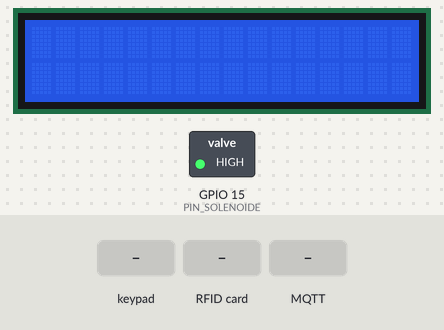
Bench run of a sketch on a simulated ESP32. Shown: 16×2 character LCD, switched loads named in the sketch (green lamp = pin HIGH). The inputs (shaded band) are chosen by the test bench. WiFi joins after 1.5 s; servers stay silent unless stated; no MQTT or app messages arrive unless stated; what the sketch prints to the serial monitor is not drawn.

Above: at 3.3 s.
3.4 s: keypad keys 2 3 6 8 8 C 1 4 pressed 0.4 s apart
At 7.0 s:
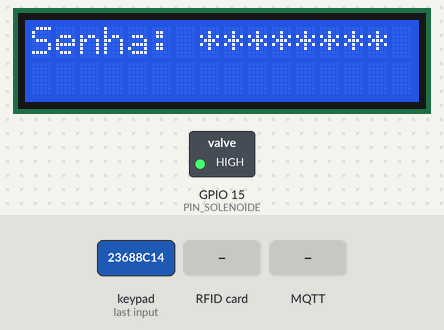
8.1 s: RFID card 23 68 8C 14 held to the reader
At 9.2 s:
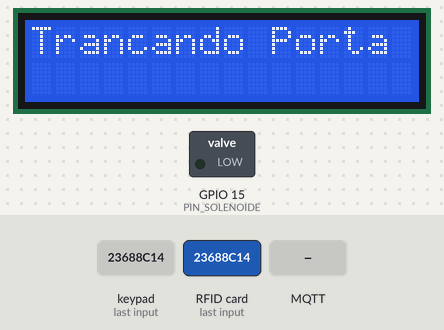
11.1 s: key 'A' pressed
12.6 s: MQTT message "UNLOCK" arrives on the first subscribed topic
At 13.8 s:
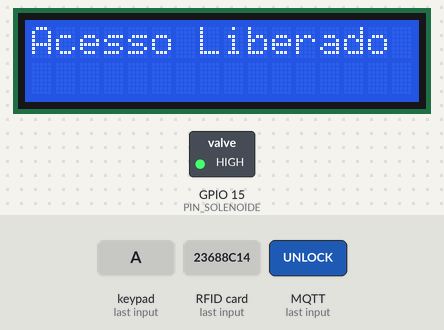
15.6 s: keypad keys 1 2 3 4 # pressed 0.4 s apart
At 18.0 s:
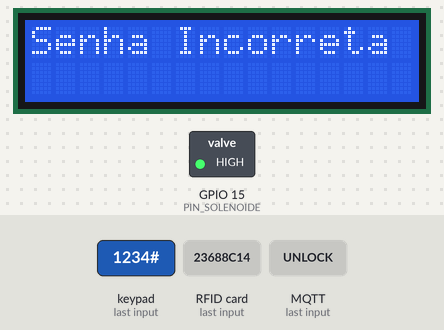
20.6 s: RFID card 50 52 83 FB held to the reader
At 21.2 s:
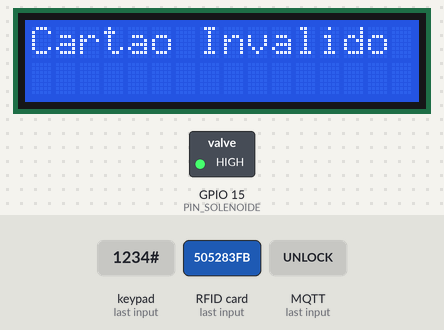
Timing chart, 0 to 23.6 s (numbered marks = the images above; inputs shaded):
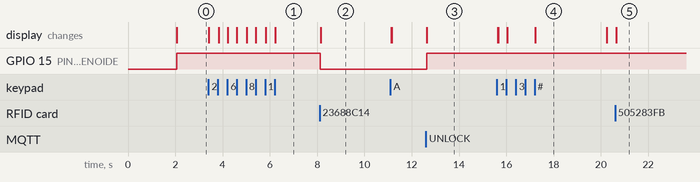

The sketch:

fechadura_v0.ino
```cpp
// ===== INCLUDES E DEFINES =====
#include <WiFi.h>
#include <PubSubClient.h>
#include <Keypad.h>
#include <SPI.h>
#include <MFRC522.h>
#include <Wire.h>
#include <LiquidCrystal_I2C.h>

#define SS_PIN  5    // Slave Select do RFID (pode ser outro pino livre)
#define RST_PIN 4    // Reset do RFID
#define PIN_SOLENOIDE 15 // Pino da fechadaura

// ===== VARIÁVEIS GLOBAIS =====
bool portaTrancada = true;

unsigned long tempoMensagem = 0;
bool mostrandoMensagem = false;

// ===== SEGURANÇA =====
const String correctPassword = "1234";
String passwordTyped = "";
String authorizedUIDs[] = {"23688C14", "11223344"};

// ===== WIFI E MQTT =====
int tentativasConexao = 0;
bool modoOffline = false; // Novo: indica se o sistema está operando offline
char* SSID = "...";
char* PASS = "505283fb";
const char* MQTT_BROKER = "192.168.255.66";
const int MQTT_PORT = 1883;
const char* MQTT_USER = "admin";
const char* MQTT_PASS = "lMsshXb22";
const char* MQTT_CLIENT_ID = "esp32_fechadura";
const char* COMMAND_TOPIC = "home/status";
const char* STATE_TOPIC = "home/status/state";

// ===== OBJETOS =====
WiFiClient wifiClient;
PubSubClient mqttClient(wifiClient);
MFRC522 mfrc522(SS_PIN, RST_PIN);
LiquidCrystal_I2C lcd(0x27, 16, 2); // Endereço pode variar: 0x27 ou 0x3F

// ===== CONFIGURAÇÃO DO TECLADO =====
const byte ROWS = 4;
const byte COLS = 4;

char keys[ROWS][COLS] = {
  {'1','2','3','A'},
  {'4','5','6','B'},
  {'7','8','9','C'},
  {'*','0','#','D'}
};

byte rowPins[ROWS] = {32, 33, 25, 14}; // ROWs
byte colPins[COLS] = {27, 26, 13, 12}; // COLs

Keypad keypad = Keypad(makeKeymap(keys), rowPins, colPins, ROWS, COLS);

// ===== FUNÇÕES AUXILIARES =====
void initWifi() {
  Serial.print("Conectando-se ao WiFi");
  WiFi.begin(SSID, PASS);
  int tentativas = 0;
  while (WiFi.status() != WL_CONNECTED && tentativas < 10) {
    delay(1000);
    Serial.print(".");
    tentativas++;
  }

  if (WiFi.status() == WL_CONNECTED) {
    Serial.println("\nWiFi conectado com sucesso!");
    Serial.println(WiFi.localIP());
  } else {
    Serial.println("\nFalha ao conectar no WiFi. Entrando em modo offline.");
    modoOffline = true;
  }
}

void initMqtt() {
  if (!modoOffline) {
    mqttClient.setServer(MQTT_BROKER, MQTT_PORT);
    mqttClient.setCallback(callback);
  }
}

void reconnectMqtt() {
  if (modoOffline) return;

  while (!mqttClient.connected() && tentativasConexao < 10) {
    Serial.print("Tentando conectar ao MQTT...");
    if (mqttClient.connect(MQTT_CLIENT_ID, MQTT_USER, MQTT_PASS)) {
      Serial.println("Conectado ao broker!");
      mqttClient.subscribe(COMMAND_TOPIC);
      tentativasConexao = 0; // Reset em caso de sucesso
    } else {
      tentativasConexao++;
      Serial.print("Falha, tentativas: ");
      Serial.println(tentativasConexao);
      delay(5000);
    }
  }

  if (tentativasConexao >= 10) {
    Serial.println("Falha nas tentativas de conexão MQTT. Entrando em modo offline.");
    modoOffline = true;
  }
}

// ===== COMUNICAÇÃO COM MQTT =====
void publishEstado() {
  if (modoOffline) return; // Evita tentativa de publicar sem conexão
  if (portaTrancada) {
    mqttClient.publish(STATE_TOPIC, "LOCK");
  } else {
    mqttClient.publish(STATE_TOPIC, "UNLOCK");
  }
}

void callback(char* topic, byte* payload, unsigned int length) {
  String msg;
  for (int i = 0; i < length; i++) {
    msg += (char)payload[i];
  }

  Serial.print("Comando recebido via MQTT: ");
  Serial.println(msg);

  if (msg == "LOCK") {
    openSolenoide();
    mostrarMensagemTemporaria("Trancando Porta");
  } else if (msg == "UNLOCK") {
    closeSolenoide();
    mostrarMensagemTemporaria("Acesso Liberado");
  }
}

// ===== SOLENOIDE =====
void initPinSolenoide() {
  pinMode(PIN_SOLENOIDE, OUTPUT);
}

void openSolenoide() {
  digitalWrite(PIN_SOLENOIDE, LOW);
  portaTrancada = true;
  Serial.println("Porta trancada.");
  publishEstado();
}

void closeSolenoide() {
  digitalWrite(PIN_SOLENOIDE, HIGH);
  portaTrancada = false;
  Serial.println("Porta destrancada.");
  publishEstado();
}

// // ===== PROCESSAMENTO DE ABERTURA E FECHAMENTO DA FECHADURA =====
void keypadProcess() {
  char key = keypad.getKey();

  if (key) {
    Serial.print("Tecla pressionada: ");
    Serial.println(key);

    if (passwordTyped.length() == 0) {
      lcd.clear();
      lcd.setCursor(0, 0);
      lcd.print("Senha:");
    }

    // if (key == 'B') {
    //   if (!portaTrancada) {
    //     Serial.println("Modo de trancamento ativado. Digite a senha e confirme com '#'...");
    //     passwordTyped = "";
    //     lcd.clear();
    //   } else {
    //     Serial.println("A porta já está trancada.");
    //   }
    //   return;
    // }

    if (key == '*') {
      passwordTyped = "";
      lcd.clear();
      Serial.println("Senha apagada.");
      return;
    }

    if (key == '#') {
      if (passwordTyped == correctPassword) {
        if (portaTrancada) {
          Serial.println("Senha correta. Destrancando porta...");
          closeSolenoide();
          mostrarMensagemTemporaria("Acesso Liberado");
        } else {
          Serial.println("Senha correta. Trancando porta...");
          openSolenoide();
          mostrarMensagemTemporaria("Trancando Porta");
        }
      } else {
        Serial.println("Senha incorreta.");
        mostrarMensagemTemporaria("Senha Incorreta");
      }
      passwordTyped = "";
      return;
    }

    passwordTyped += key;

    lcd.setCursor(7, 0); // Após "Senha:"
    for (unsigned int i = 0; i < passwordTyped.length(); i++) {
      lcd.print("*");
    }
  }
}

void processRFID() {
  if (!mfrc522.PICC_IsNewCardPresent()) return;
  if (!mfrc522.PICC_ReadCardSerial()) return;

  String readUID = "";
  for (byte i = 0; i < mfrc522.uid.size; i++) {
    readUID += String(mfrc522.uid.uidByte[i], HEX);
  }
  readUID.toUpperCase();
  Serial.print("Cartão lido: ");
  Serial.println(readUID);

  bool autorizado = false;

  for (String uid : authorizedUIDs) {
    if (uid == readUID) {
      autorizado = true;
      break;
    }
  }

  if (autorizado) {
    Serial.println("Cartão autorizado!");
    if (portaTrancada) {
      closeSolenoide();
      mostrarMensagemTemporaria("Acesso Liberado");
    }
    else{
      openSolenoide();
      mostrarMensagemTemporaria("Trancando Porta");
    }
  } else {
    Serial.println("Cartão não autorizado!");
    mostrarMensagemTemporaria("Cartao Invalido");
  }

  mfrc522.PICC_HaltA();
  mfrc522.PCD_StopCrypto1();
}

// ===== VISUALIZAÇÃO NO DISPLAY =====
void mostrarMensagemTemporaria(const String& mensagem) {
  lcd.clear();
  lcd.setCursor(0, 0);
  lcd.print(mensagem);
  tempoMensagem = millis();
  mostrandoMensagem = true;
}

// ===== SETUP E LOOP =====
void setup() {
  //
  Serial.begin(115200);

  // INTERNET E MQTT
  initWifi();
  initMqtt();

  // RFID
  SPI.begin(); // Necessário para o RFID
  mfrc522.PCD_Init();
  Serial.println("Leitor RFID iniciado.");

// RFID SS (SDA)	5
// RFID RST	      4
// RFID MOSI	    23
// RFID MISO	    19
// RFID SCK	      18

  // SOLENOIDE
  initPinSolenoide();
  closeSolenoide();
  publishEstado();

  // DISPLAY
  Wire.begin(21, 22); // SDA e SCL do ESP32
  lcd.begin();      //  Para Robojax
  lcd.backlight();
  lcd.clear();
}


void loop() {

  // INICIANDO LÓGICA DE ABERTURA E FECHAMENTO
  keypadProcess();
  processRFID();

  // VERIFICACAO MODO OFFLINE
  if (!modoOffline) {
    if (!mqttClient.connected()) {
      reconnectMqtt();
    }
    mqttClient.loop();
  }

  // DISPLAY
  if (mostrandoMensagem && millis() - tempoMensagem > 3000) {
    lcd.clear();
    mostrandoMensagem = false;
  }
}
```

Measured:
- after the input at 3.4 s, the display: first changes at once (image 1 shows a later state)
- after the input at 8.1 s, GPIO 15 (PIN_SOLENOIDE): HIGH → LOW at once; the display: changes at once (image 2)
- after the input at 12.6 s, GPIO 15 (PIN_SOLENOIDE): LOW → HIGH at once; the display: changes at once (image 3)
- after the input at 15.6 s, the display: first changes at once (image 4 shows a later state)
- after the input at 20.6 s, the display: changes after 0.05 s (image 5)
- what the display in image 4 shows lasts 3.0 s, from 17.2 s to 20.2 s
